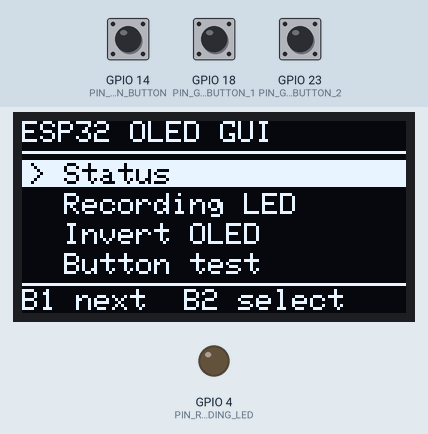
A sketch run on a simulated ESP32. On the bench: 128×64 one-colour display, output pins drawn as LEDs (lit = HIGH). The test bench sets the inputs (shaded band); at power-on: GPIO 18 (PIN_GUI_BUTTON_1) HIGH, GPIO 23 (PIN_GUI_BUTTON_2) HIGH, GPIO 14 (PIN_MAIN_BUTTON) HIGH.

Above: at 1.4 s.
1.5 s: GPIO 18 (PIN_GUI_BUTTON_1) pulled LOW for 0.15 s
At 2.4 s:
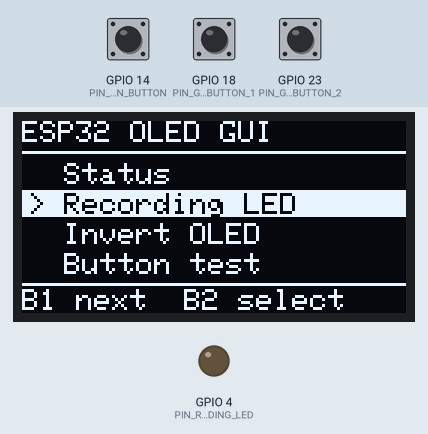
3.1 s: GPIO 23 (PIN_GUI_BUTTON_2) pulled LOW for 0.15 s
At 3.6 s:
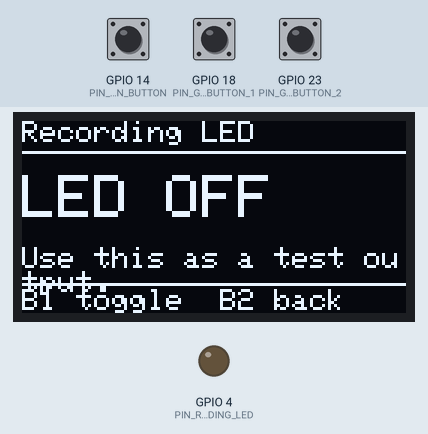
4.7 s: GPIO 18 (PIN_GUI_BUTTON_1) pulled LOW for 1 s
At 6.0 s:
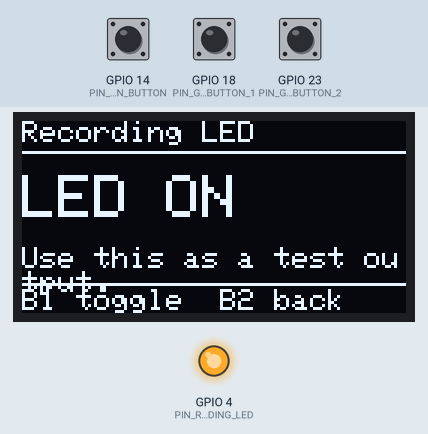
7.2 s: GPIO 23 (PIN_GUI_BUTTON_2) pulled LOW for 1 s
At 7.9 s:
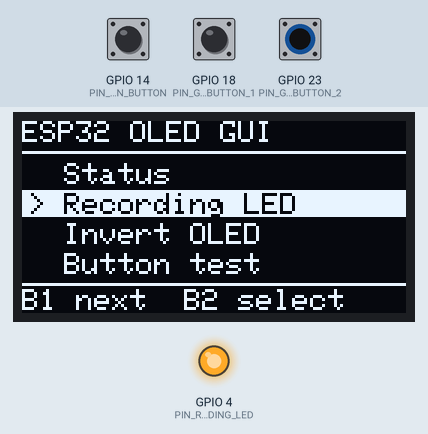
9.7 s: GPIO 18 (PIN_GUI_BUTTON_1) pulled LOW for 0.15 s
At 10.9 s:
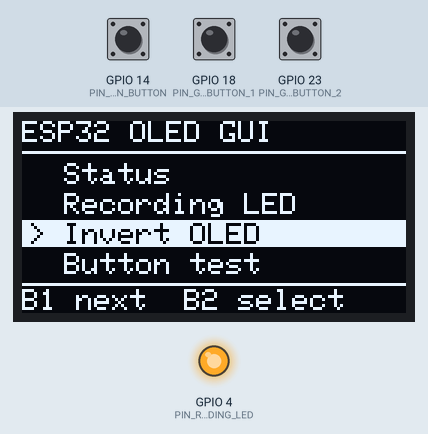
11.3 s: GPIO 23 (PIN_GUI_BUTTON_2) pulled LOW for 0.15 s
At 12.2 s:
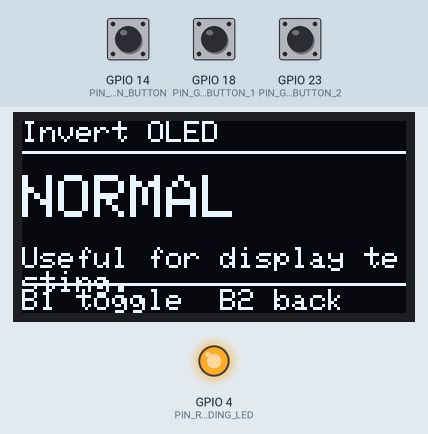
Timing chart, 0 to 13.9 s (numbered marks = the images above; inputs shaded):
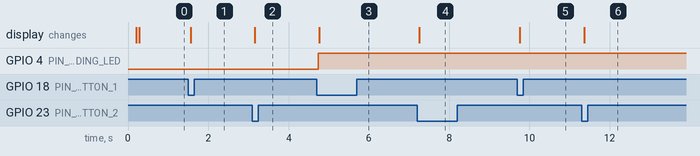

The sketch:

esp32_oled_two_button_gui.ino
```cpp
/*
  ESP32 + SSD1306 OLED two-button GUI

  Based on the project connection document:
  - OLED SDA  -> GPIO21
  - OLED SCL  -> GPIO19
  - OLED VCC  -> 3.3V
  - OLED GND  -> GND
  - GUI Button 1 / Left  -> GPIO18 -> button -> GND
  - GUI Button 2 / Right -> GPIO23 -> button -> GND
  - Existing main button -> GPIO14 -> button -> GND
  - Recording LED        -> GPIO4  -> resistor -> LED anode, LED cathode -> GND

  Required Arduino libraries:
  - Adafruit GFX Library
  - Adafruit SSD1306

  Controls:
  - GUI Button 1: move to next option / change value
  - GUI Button 2: select option / go back

  Notes:
  - All buttons are configured as INPUT_PULLUP, so pressed = LOW.
  - This sketch does not initialize I2S, so it should not interfere with the
    microphone/speaker pins. Use it as a GUI base, then connect menu actions
    to your existing audio code.
*/

#include <Wire.h>
#include <Adafruit_GFX.h>
#include <Adafruit_SSD1306.h>

// ------------------------- Pin configuration -------------------------
static const uint8_t PIN_RECORDING_LED = 4;
static const uint8_t PIN_MAIN_BUTTON   = 14;
static const uint8_t PIN_GUI_BUTTON_1  = 18;  // Left button: next/change
static const uint8_t PIN_GUI_BUTTON_2  = 23;  // Right button: select/back

static const uint8_t OLED_SDA = 21;
static const uint8_t OLED_SCL = 19;

// Existing I2S pins are documented here only. This sketch does not use them.
static const uint8_t MIC_BCLK = 32;
static const uint8_t MIC_WS   = 25;
static const uint8_t MIC_SD   = 33;
static const uint8_t AMP_BCLK = 27;
static const uint8_t AMP_WS   = 26;
static const uint8_t AMP_DIN  = 22;

// ------------------------- OLED configuration -------------------------
static const int SCREEN_WIDTH  = 128;
static const int SCREEN_HEIGHT = 64;
static const int OLED_RESET    = -1;
static const uint8_t SCREEN_ADDRESS = 0x3C;  // If the screen is blank, try 0x3D.

Adafruit_SSD1306 display(SCREEN_WIDTH, SCREEN_HEIGHT, &Wire, OLED_RESET);

// ------------------------- Button debouncing -------------------------
class DebouncedButton {
public:
  explicit DebouncedButton(uint8_t pin) : pin_(pin) {}

  void begin() {
    pinMode(pin_, INPUT_PULLUP);
    lastReading_ = digitalRead(pin_);
    stableState_ = lastReading_;
    lastChangeMs_ = millis();
  }

  void update() {
    bool reading = digitalRead(pin_);

    if (reading != lastReading_) {
      lastReading_ = reading;
      lastChangeMs_ = millis();
    }

    if ((millis() - lastChangeMs_) >= debounceMs_ && reading != stableState_) {
      stableState_ = reading;
      if (stableState_ == LOW) {
        pressEvent_ = true;
      }
    }
  }

  bool wasPressed() {
    if (!pressEvent_) {
      return false;
    }
    pressEvent_ = false;
    return true;
  }

  bool isDown() const {
    return stableState_ == LOW;
  }

private:
  uint8_t pin_;
  bool lastReading_ = HIGH;
  bool stableState_ = HIGH;
  bool pressEvent_ = false;
  unsigned long lastChangeMs_ = 0;
  static const unsigned long debounceMs_ = 35;
};

DebouncedButton guiButton1(PIN_GUI_BUTTON_1);
DebouncedButton guiButton2(PIN_GUI_BUTTON_2);
DebouncedButton mainButton(PIN_MAIN_BUTTON);

// ------------------------- GUI state -------------------------
enum ScreenState {
  SCREEN_MENU,
  SCREEN_STATUS,
  SCREEN_RECORDING_LED,
  SCREEN_INVERT_DISPLAY,
  SCREEN_BUTTON_TEST,
  SCREEN_ABOUT
};

ScreenState currentScreen = SCREEN_MENU;

const char* menuItems[] = {
  "Status",
  "Recording LED",
  "Invert OLED",
  "Button test",
  "About"
};
static const int MENU_COUNT = sizeof(menuItems) / sizeof(menuItems[0]);

int selectedItem = 0;
bool recordingLedOn = false;
bool oledInverted = false;
bool redrawRequested = true;
unsigned long lastLiveRefreshMs = 0;

// ------------------------- Drawing helpers -------------------------
void drawHeader(const char* title) {
  display.clearDisplay();
  display.setTextColor(SSD1306_WHITE);
  display.setTextSize(1);
  display.setCursor(0, 0);
  display.print(title);
  display.drawLine(0, 10, SCREEN_WIDTH - 1, 10, SSD1306_WHITE);
}

void drawFooter(const char* text) {
  display.drawLine(0, 54, SCREEN_WIDTH - 1, 54, SSD1306_WHITE);
  display.setTextColor(SSD1306_WHITE);
  display.setTextSize(1);
  display.setCursor(0, 56);
  display.print(text);
}

void drawMenu() {
  drawHeader("ESP32 OLED GUI");

  // Show up to four menu rows at once. Scroll in groups of four if needed.
  int firstVisible = (selectedItem / 4) * 4;
  int lastVisible = min(firstVisible + 4, MENU_COUNT);

  for (int i = firstVisible; i < lastVisible; ++i) {
    int row = i - firstVisible;
    int y = 14 + row * 10;

    if (i == selectedItem) {
      display.fillRect(0, y - 1, SCREEN_WIDTH, 9, SSD1306_WHITE);
      display.setTextColor(SSD1306_BLACK);
    } else {
      display.setTextColor(SSD1306_WHITE);
    }

    display.setCursor(2, y);
    display.print(i == selectedItem ? "> " : "  ");
    display.print(menuItems[i]);
  }

  display.setTextColor(SSD1306_WHITE);
  drawFooter("B1 next  B2 select");
  display.display();
}

void drawStatusScreen() {
  drawHeader("Status");

  display.setCursor(0, 14);
  display.print("Main btn: ");
  display.print(mainButton.isDown() ? "PRESSED" : "released");

  display.setCursor(0, 24);
  display.print("LED: ");
  display.print(recordingLedOn ? "ON" : "OFF");

  display.setCursor(0, 34);
  display.print("OLED I2C: SDA21 SCL19");

  display.setCursor(0, 44);
  display.print("GUI: B1=18 B2=23");

  drawFooter("B2 back");
  display.display();
}

void drawRecordingLedScreen() {
  drawHeader("Recording LED");

  display.setCursor(0, 18);
  display.setTextSize(2);
  display.print(recordingLedOn ? "LED ON" : "LED OFF");

  display.setTextSize(1);
  display.setCursor(0, 42);
  display.print("Use this as a test output.");

  drawFooter("B1 toggle  B2 back");
  display.display();
}

void drawInvertDisplayScreen() {
  drawHeader("Invert OLED");

  display.setCursor(0, 18);
  display.setTextSize(2);
  display.print(oledInverted ? "INVERTED" : "NORMAL");

  display.setTextSize(1);
  display.setCursor(0, 42);
  display.print("Useful for display testing.");

  drawFooter("B1 toggle  B2 back");
  display.display();
}

void drawButtonTestScreen() {
  drawHeader("Button test");

  display.setCursor(0, 14);
  display.print("GUI B1 GPIO18: ");
  display.print(guiButton1.isDown() ? "DOWN" : "up");

  display.setCursor(0, 26);
  display.print("GUI B2 GPIO23: ");
  display.print(guiButton2.isDown() ? "DOWN" : "up");

  display.setCursor(0, 38);
  display.print("Main  GPIO14: ");
  display.print(mainButton.isDown() ? "DOWN" : "up");

  drawFooter("B2 back");
  display.display();
}

void drawAboutScreen() {
  drawHeader("About");

  display.setCursor(0, 14);
  display.print("Two-button menu base");

  display.setCursor(0, 26);
  display.print("SSD1306 128x64 I2C");

  display.setCursor(0, 38);
  display.print("Address: 0x3C");

  display.setCursor(0, 48);
  display.print("Wire.begin(21,19)");

  drawFooter("B2 back");
  display.display();
}

void drawCurrentScreen() {
  switch (currentScreen) {
    case SCREEN_MENU:
      drawMenu();
      break;
    case SCREEN_STATUS:
      drawStatusScreen();
      break;
    case SCREEN_RECORDING_LED:
      drawRecordingLedScreen();
      break;
    case SCREEN_INVERT_DISPLAY:
      drawInvertDisplayScreen();
      break;
    case SCREEN_BUTTON_TEST:
      drawButtonTestScreen();
      break;
    case SCREEN_ABOUT:
      drawAboutScreen();
      break;
  }
}

void openSelectedMenuItem() {
  switch (selectedItem) {
    case 0:
      currentScreen = SCREEN_STATUS;
      break;
    case 1:
      currentScreen = SCREEN_RECORDING_LED;
      break;
    case 2:
      currentScreen = SCREEN_INVERT_DISPLAY;
      break;
    case 3:
      currentScreen = SCREEN_BUTTON_TEST;
      break;
    case 4:
      currentScreen = SCREEN_ABOUT;
      break;
  }
  redrawRequested = true;
}

void returnToMenu() {
  currentScreen = SCREEN_MENU;
  redrawRequested = true;
}

// ------------------------- Arduino setup/loop -------------------------
void setup() {
  Serial.begin(115200);
  delay(200);

  pinMode(PIN_RECORDING_LED, OUTPUT);
  digitalWrite(PIN_RECORDING_LED, LOW);

  guiButton1.begin();
  guiButton2.begin();
  mainButton.begin();

  // Important: your project uses non-default I2C SCL GPIO19.
  Wire.begin(OLED_SDA, OLED_SCL);

  if (!display.begin(SSD1306_SWITCHCAPVCC, SCREEN_ADDRESS)) {
    Serial.println("SSD1306 allocation/init failed. Check OLED wiring/address.");
    while (true) {
      digitalWrite(PIN_RECORDING_LED, !digitalRead(PIN_RECORDING_LED));
      delay(250);
    }
  }

  display.clearDisplay();
  display.display();
  drawMenu();
}

void loop() {
  guiButton1.update();
  guiButton2.update();
  mainButton.update();

  bool b1Pressed = guiButton1.wasPressed();
  bool b2Pressed = guiButton2.wasPressed();

  switch (currentScreen) {
    case SCREEN_MENU:
      if (b1Pressed) {
        selectedItem = (selectedItem + 1) % MENU_COUNT;
        redrawRequested = true;
      }
      if (b2Pressed) {
        openSelectedMenuItem();
      }
      break;

    case SCREEN_STATUS:
      if (b2Pressed) {
        returnToMenu();
      }
      // This screen includes live button state, so refresh it periodically.
      if (millis() - lastLiveRefreshMs > 150) {
        lastLiveRefreshMs = millis();
        redrawRequested = true;
      }
      break;

    case SCREEN_RECORDING_LED:
      if (b1Pressed) {
        recordingLedOn = !recordingLedOn;
        digitalWrite(PIN_RECORDING_LED, recordingLedOn ? HIGH : LOW);
        redrawRequested = true;
      }
      if (b2Pressed) {
        returnToMenu();
      }
      break;

    case SCREEN_INVERT_DISPLAY:
      if (b1Pressed) {
        oledInverted = !oledInverted;
        display.invertDisplay(oledInverted);
        redrawRequested = true;
      }
      if (b2Pressed) {
        returnToMenu();
      }
      break;

    case SCREEN_BUTTON_TEST:
      if (b2Pressed) {
        returnToMenu();
      }
      // Live refresh for the visible button states.
      if (millis() - lastLiveRefreshMs > 100) {
        lastLiveRefreshMs = millis();
        redrawRequested = true;
      }
      break;

    case SCREEN_ABOUT:
      if (b2Pressed) {
        returnToMenu();
      }
      break;
  }

  if (redrawRequested) {
    redrawRequested = false;
    drawCurrentScreen();
  }
}
```

Measured:
- after the input at 1.5 s, the display: changes after 0.06 s (image 1)
- after the input at 3.1 s, the display: changes after 0.06 s (image 2)
- after the input at 4.7 s, GPIO 4 (PIN_RECORDING_LED): LOW → HIGH at once; the display: changes after 0.06 s (image 3)
- after the input at 7.2 s, the display: changes after 0.06 s (image 4)
- after the input at 9.7 s, the display: changes after 0.06 s (image 5)
- after the input at 11.3 s, the display: changes after 0.06 s (image 6)
